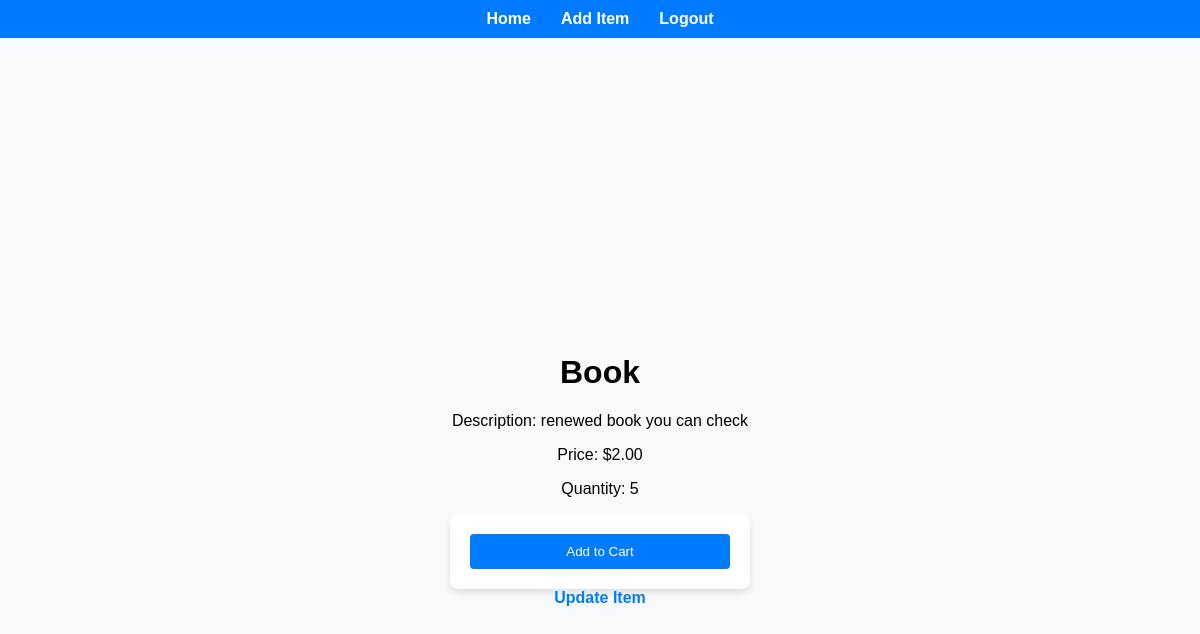
Page /2/ on the committed database.
### items/models.py (models this page shows, shortened)
class Item(models.Model):
    name = models.CharField(max_length=100)
    description = models.TextField()
    price = models.DecimalField(max_digits=10, decimal_places=2)
    quantity = models.PositiveIntegerField()
    users = models.ManyToManyField(User, related_name='items')

### items/views.py (the view, shortened to what this page needs)
# urls.py: path('<int:item_id>/', views.detail_item, name='detail_item'),
def detail_item(request, item_id):
    item = get_object_or_404(Item, id=item_id)
    return render(request, 'detail_item.html', {'item': item})

### items/templates/detail_item.html (shortened to what this page needs)
{% extends 'base.html' %}
{% block content %}
<h1>{{ item.name }}</h1>
    <p>Description: {{ item.description }}</p>
    <p>Price: ${{ item.price }}</p>
    <p>Quantity: {{ item.quantity }}</p>
    <form method="POST">
        <button type="submit">Add to Cart</button>
    </form>
    <a href="{% url 'update_item' item.id %}">Update Item</a>
{% endblock %}

### items/static/items/css/styles.css (style rules this page uses)
body { font-family: Arial, sans-serif; background-color: #f0f0f0; margin: 0; height: 100vh; display: flex; justify-content: center; align-items: center; }
form { background-color: white; padding: 20px; border-radius: 8px; box-shadow: 0 4px 6px rgba(0, 0, 0, 0.1); width: 300px; display: flex; flex-direction: column; align-items: center; }
button { background-color: #007bff; color: white; border: none; padding: 10px 15px; border-radius: 4px; cursor: pointer; width: 100%; }
body { margin: 0; font-family: Arial, sans-serif; background-color: #f8f9fa; padding-top: 60px; }
a { text-decoration: none; color: #007bff; font-weight: bold; transition: color 0.3s ease, text-decoration 0.3s ease; }
*, *::before, *::after { box-sizing: border-box; }

### rows in the picture
Item: name "Book", description "renewed book you can check", price "2.00", quantity "5"
